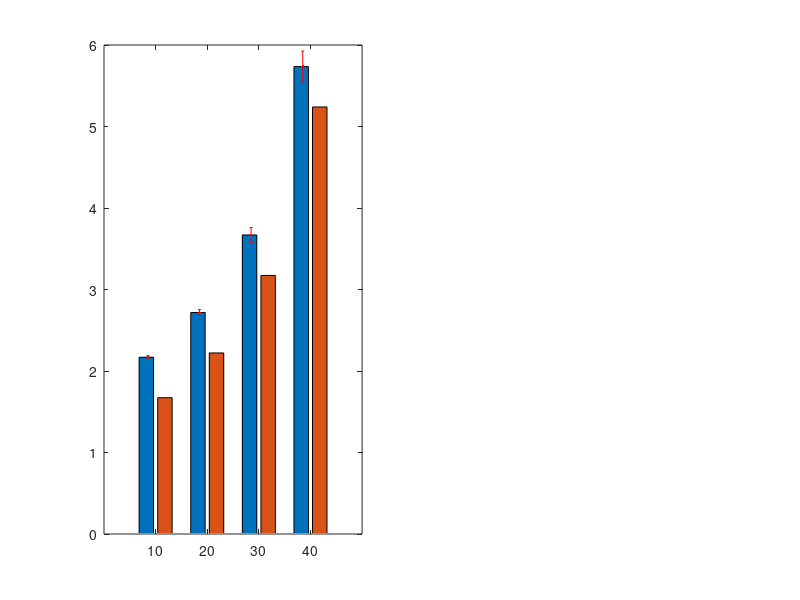

This chart was generated by the following MATLAB code: (Note: this script raises an error after producing the figure.)
load('ex2.mat');
%% 2.a
% Crie uma única figura
figure(1);


% Configure a primeira subplot
subplot(1, 2, 1);
bar(n, [mean_APD_data,mean_AQD_data]);
hold on;

errorbar((n-1.5), mean_APD_data, term_APD_data, 'r.', 'MarkerSize', 5, 'LineStyle', 'none');
errorbar((n+1.5), mean_AQD_data, term_AQD_data,'r.', 'MarkerSize', 5, 'LineStyle', 'none');

xlabel('n VoIP flows');
ylabel('Average Delay (ms)');
title('Average Packet Delay vs Average Queueing Delay of Data');
legend({'APD', 'AQD'}, 'Location','northwest');
set(gca, 'ColorOrder', [0 0 0.8; 0 0.8 0.5]);grid on;
hold off;

% Configure a terceira subplot
subplot(1, 2, 2);
bar(n, [mean_APD_voip,mean_AQD_voip]);
hold on;

errorbar((n-1.5), mean_APD_voip, term_APD_voip,'r.', 'MarkerSize', 5, 'LineStyle', 'none');
errorbar((n+1.5), mean_AQD_voip, term_AQD_voip,'r.', 'MarkerSize', 5, 'LineStyle', 'none');

xlabel('n VoIP flows');
ylabel('Average Delay (ms)');
title('Average Packet Delay vs Average Queueing Delay of VoIP');
legend({'APD', 'AQD'}, 'Location','northwest');
set(gca, 'ColorOrder', [0 0 0.8; 0 0.8 0.5]);grid on;
hold off;

%% 2.b
figure(2);

% Configure a primeira subplot
subplot(2, 2, 1);
hold on;
bar(n, [mean_APD_data, mean_APD_data_Priority]);
errorbar((n-1.5), mean_APD_data, term_APD_data,'r.', 'MarkerSize', 5, 'LineStyle', 'none');
errorbar((n+1.5), mean_APD_data_Priority, term_APD_data_Priority,'r.', 'MarkerSize', 5, 'LineStyle', 'none');
xlabel('n VoIP flows');
xticks(n);
ylabel('Average Packet Delay (ms)');
title('Average Packet Delay of Data');
legend({'Without priority higher to DATA', 'With priority higher to DATA'}, 'Location', 'NorthWest');
ylim([0 8]);
set(gca, 'ColorOrder', [0 0 0.8; 0 0.8 0.5]);
grid on;
hold off;

% Configure a segunda subplot
subplot(2, 2, 2);
hold on;
bar(n, [mean_APD_voip, mean_APD_voip_Priority]);
errorbar((n-1.5), mean_APD_voip, term_APD_voip,'r.', 'MarkerSize', 5, 'LineStyle', 'none');
errorbar((n+1.5), mean_APD_voip_Priority, term_APD_voip_Priority,'r.', 'MarkerSize', 5, 'LineStyle', 'none');
xlabel('n VoIP flows');
xticks(n);
ylabel('Average Packet Delay (ms)');
title('Average Packet Delay of VoIP');
legend({'Without priority higher to VoIP', 'With priority higher to VoIP'}, 'Location', 'NorthWest');
ylim([0 8]);
set(gca, 'ColorOrder', [0 0 0.8; 0 0.8 0.5]);
grid on;
hold off;

% Configure a terceira subplot
subplot(2, 2, 3);
hold on;
bar(n, [mean_AQD_data, mean_AQD_data_Priority]);
errorbar((n-1.5), mean_AQD_data, term_AQD_data,'r.', 'MarkerSize', 5, 'LineStyle', 'none');
errorbar((n+1.5), mean_AQD_data_Priority, term_AQD_data_Priority,'r.', 'MarkerSize', 5, 'LineStyle', 'none');
xlabel('n VoIP flows');
xticks(n);
ylabel('Average Queue Delay (ms)');
title('Average Queue Delay of Data');
legend({'Without priority higher to DATA', 'With priority higher to DATA'}, 'Location', 'NorthWest');
ylim([0 8]);
set(gca, 'ColorOrder', [0 0 0.8; 0 0.8 0.5]);
grid on;
hold off;

% Configure a quarta subplot
subplot(2, 2, 4);
hold on;
bar(n, [mean_AQD_voip, mean_AQD_voip_Priority]);
errorbar((n-1.5), mean_AQD_voip, term_AQD_voip,'r.', 'MarkerSize', 5, 'LineStyle', 'none');
errorbar((n+1.5), mean_AQD_voip_Priority, term_AQD_voip_Priority,'r.', 'MarkerSize', 5, 'LineStyle', 'none');
xlabel('n VoIP flows');
xticks(n);
ylabel('Average Queue Delay (ms)');
title('Average Queue Delay of VoIP');
legend({'Without priority higher to VoIP', 'With priority higher to VoIP'}, 'Location', 'NorthWest');
ylim([0 8]);
set(gca, 'ColorOrder', [0 0 0.8; 0 0.8 0.5]);
grid on;
hold off;

%% 2.c


figure(3);

% Configure a primeira subplot
subplot(2, 2, 1);
hold on;
bar(n, [mean_APD_data_Priority, APDd]);

errorbar((n-1.5), mean_APD_data_Priority, term_APD_data_Priority,'r.', 'MarkerSize', 5, 'LineStyle', 'none');
xlabel('n VoIP flows');
xticks(n);
ylabel('Average Packet Delay (ms)');
title('Average Packet Delay of Data');
legend({'With priority higher to DATA', 'Theorical to DATA'}, 'Location', 'NorthWest');
ylim([0 8]);
set(gca, 'ColorOrder', [0 0.8 0.5; 0 0 0.8]);
grid on;
hold off;

% Configure a segunda subplot
subplot(2, 2, 2);
hold on;
bar(n, [mean_APD_voip_Priority, APDv]);

errorbar((n-1.5), mean_APD_voip_Priority, term_APD_voip_Priority,'r.', 'MarkerSize', 5, 'LineStyle', 'none');
xlabel('n VoIP flows');
xticks(n);
ylabel('Average Packet Delay (ms)');
title('Average Packet Delay of VoIP');
legend({'With priority higher to VoIP', 'Theorical to VoIP'}, 'Location', 'NorthWest');
ylim([0 8]);
set(gca, 'ColorOrder', [0 0.8 0.5; 0 0 0.8]);
grid on;
hold off;

% Configure a terceira subplot
subplot(2, 2, 3);
hold on;
bar(n, [mean_AQD_data_Priority, APDd]);

errorbar((n-1.5), mean_AQD_data_Priority, term_AQD_data_Priority,'r.', 'MarkerSize', 5, 'LineStyle', 'none');
xlabel('n VoIP flows');
xticks(n);
ylabel('Average Queue Delay (ms)');
title('Average Queue Delay of Data');
legend({'With priority higher to DATA', 'Theorical to DATA'}, 'Location', 'NorthWest');
ylim([0 8]);
set(gca, 'ColorOrder', [0 0.8 0.5; 0 0 0.8]);
grid on;
hold off;

% Configure a quarta subplot
subplot(2, 2, 4);
hold on;
bar(n, [mean_AQD_voip_Priority, APDv]);
errorbar((n-1.5), mean_AQD_voip_Priority, term_AQD_voip_Priority,'r.', 'MarkerSize', 5, 'LineStyle', 'none');
xlabel('n VoIP flows');
xticks(n);
ylabel('Average Queue Delay (ms)');
title('Average Queue Delay of VoIP');
legend({'With priority higher to VoIP', 'Theorical to VoIP'}, 'Location', 'NorthWest');
ylim([0 8]);
set(gca, 'ColorOrder', [0 0.8 0.5; 0 0 0.8]);
grid on;
hold off;
